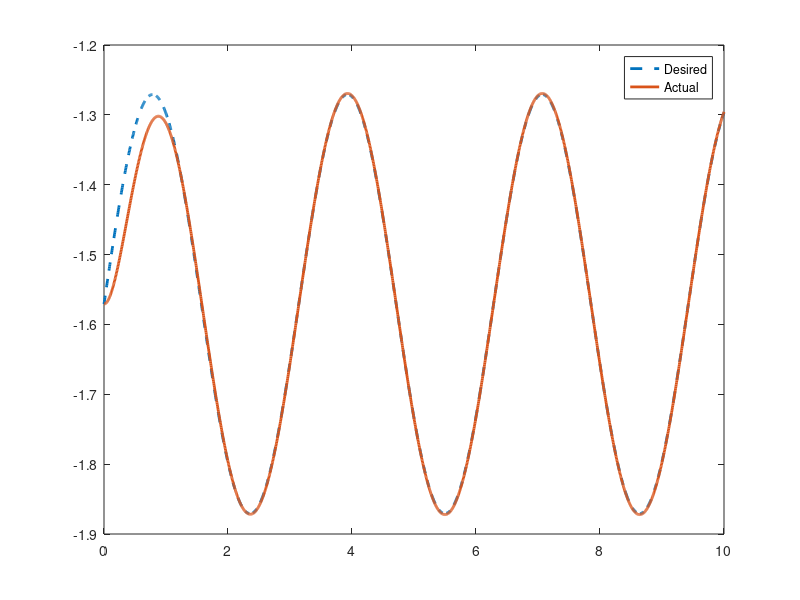
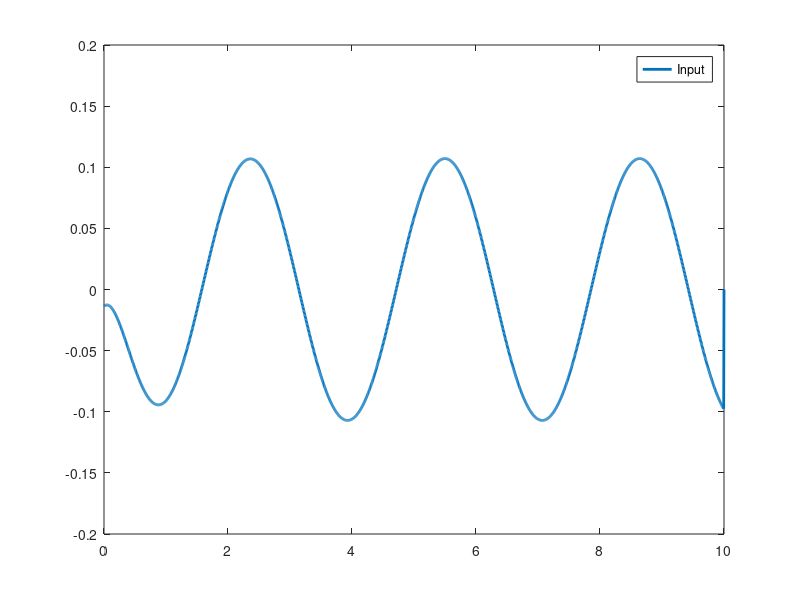

Source code (MATLAB) for these figures, in order:
clear;

%% Parameters
l1 = 0.125;
lc1 = 0.063;
m1 = 0.02;
m2 = 0.3;
J1 = 4.7e-5;
J2 = 3.2e-5;
gravity = 9.81;

d1 = m1*lc1^2 + J1 + m2*l1^2 + J2;
d2 = J2;
gamma = gravity*(m1*lc1 + m2*l1);

%% Original system
% x = [q1; q1_dot; q2; q2_dot]
xdot = @(x,u) [x(2); 
               -1/(d1-d2)*(gamma*cos(x(1)) + u);
               x(4);
               1/(d1-d2)*(gamma*cos(x(1)) + d1*u/d2)];

%% Linearized system

A = [0 1 0 0;
     0 0 1 0;
     0 0 0 1;
     0 0 0 0];
B = [0; 0; 0; 1];

z = @(x) [d1*x(1) + d2*x(3);
          d1*x(2) + d2*x(4);
          -gamma*cos(x(1));
          gamma*sin(x(1))*x(2)];

%% References
q1d = @(t) -pi/2 + 0.3*sin(2*t);
q1d_dot = @(t) 0.6*cos(2*t);
q1d_dotdot = @(t) -1.2*sin(2*t);

q2d = @(t) pi/2 + 0.3*sin(2*t);
q2d_dot = @(t) 0.6*cos(2*t);
q2d_dotdot = @(t) -1.2*sin(2*t);

% Returns [zd1; zd2; zd3; zd4; zd4dot]
zd = @(x,xd) [d1*xd(1) + d2*x(3);
              d1*xd(2) + d2*x(4);
              -gamma*cos(xd(1));
              gamma*sin(xd(1))*xd(2);
              gamma*cos(xd(1))*xd(2)^2 + gamma*sin(xd(1))*xd(3)];

%% Control
Q = diag([100 10 1 1]);
R = 1;

K = lqr(A,B,Q,R);         

% ew_place = [-1,-2,-3,-4];
% K = place(A,B,ew_place);

v = @(z,zd) zd(5) - K*(z - zd(1:4));
u = @(x,v) -(d1-d2)/(gamma*sin(x(1)))*(v - gamma*cos(x(1))*x(2)^2 ...
    + gamma^2*sin(x(1))*cos(x(1))/(d1-d2));
%% Simulation

% Euler integration
h = 0.005;
T0 = 0;
T = 10;
N = (T-T0)/h;
t = linspace(T0, T, N);

x = zeros(4,N);
x0 = [-pi/2; 0; 0; 0];
x(:,1) = x0;

u_vec = zeros(1,N);

xref_1 = [q1d(t); q1d_dot(t); q1d_dotdot(t)];
xref_2 = [q2d(t); q2d_dot(t); q2d_dotdot(t)];

for n = 1:N-1
    % Get the current states (x = [q1; q1_dot; q2; q2_dot])
    x_n = x(:,n);
    
    % Compute the transformed states z from the state x
    z_n = z(x_n);
    
    % Get the reference for x
    xref_n = xref_1(:,n);
    
    % Compute the transformed reference for z
    zref_n = zd(x_n, xref_n);
    
    % Find the input signal for the lin. system (v = z4ref_dot - K(z-zref))
    v_n = v(z_n, zref_n);
    
    % Find u from v
    u_n = u(x_n, v_n);
    u_vec(:,n) = u_n;
    
    % Perform Euler integration
    x(:,n+1) = x_n + h*xdot(x_n, u_n);
end

%% Plots
figure();
plot(t, xref_1(1,:), "--", "DisplayName", "Desired", "LineWidth", 2);
hold on;
plot(t, x(1,:), "DisplayName", "Actual", "LineWidth", 2);
% plot(t, xref_2(1,:), "DisplayName", "Desired 2", "LineWidth", 2);
legend();

figure();
plot(t, u_vec, "DisplayName", "Input", "LineWidth", 2);
legend();
